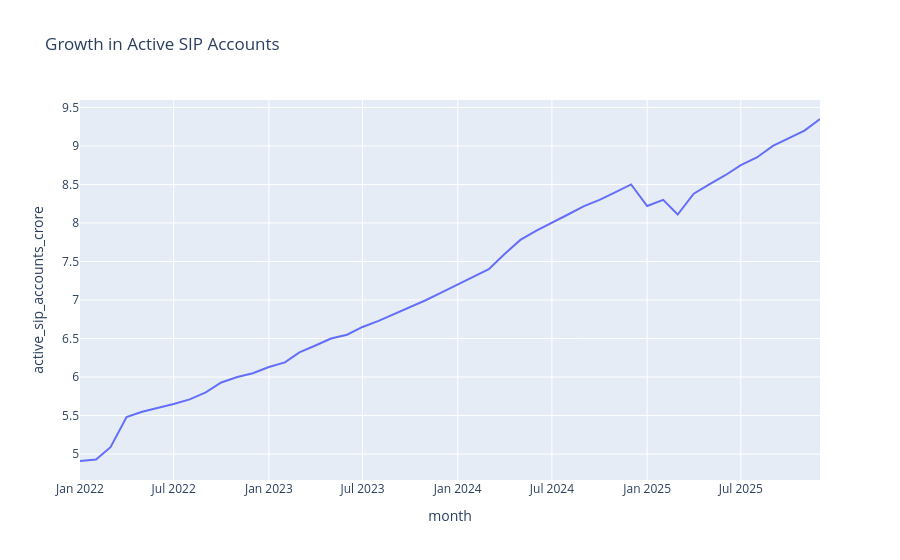

The code cell stored with this chart in its notebook:
### Code cell
#4. Active SIP Accounts Trend
fig = px.line(
    sip,
    x="month",
    y="active_sip_accounts_crore",
    title="Growth in Active SIP Accounts"
)

fig.show()
